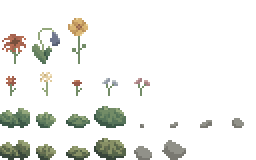
#> input picture tools/src/decor_sheet.png, 128 x 80 px (shown 2 times larger)
$ python make_decor.py
#> lines starting #> are read from the running program, lines starting #| are printed output that depends on the picture; after the words box and inside, x2 and y2 are one past the last pixel; in counts of white or black regions, pixels touching at a corner belong together
#!/usr/bin/env python3
"""Cuts the painted scenery into the game's files.
  tools/src/tree_parts.png  trunk (bare tree with branches), crown (leaf cluster plus two loose clumps) and the crown's ground shadow, laid out on one sheet
  tools/src/leaves.png      falling leaf animation: 60x5 = 4 frames of 15x5, each frame holding 3 leaf variants in 5x5 cells
  tools/src/decor_sheet.png flowers, bushes (two colourings), rocks and pebbles
Output (assets/props/): tree.png + tree.json, leaves.png, decor.png + decor.json (a rectangle per sprite, found automatically and named by position)."""
import json, os, shutil
from PIL import Image
import numpy as np
from scipy import ndimage

ROOT = os.path.dirname(os.path.dirname(os.path.abspath(__file__)))
SRC, OUT = os.path.join(ROOT, 'tools', 'src'), os.path.join(ROOT, 'assets', 'props')
os.makedirs(OUT, exist_ok=True)

# ---- tree: three pieces on one sheet. Offsets are relative to the foot of the trunk.
shutil.copy(os.path.join(SRC, 'tree_parts.png'), os.path.join(OUT, 'tree.png'))
tree = {
    'trunk': {'x': 68, 'y': 8, 'w': 50, 'h': 116, 'ax': 18, 'ay': 116},        # foot of the trunk at (18, 116) inside the trunk rectangle
    'crown': {'x': 120, 'y': 0, 'w': 63, 'h': 85, 'ox': -24, 'oy': -122},        # top-left of the crown, relative to the foot
    'shadow': {'x': 0, 'y': 105, 'w': 52, 'h': 35, 'ox': -26, 'oy': -16},        # top-left of the ground shadow, relative to the foot
}
json.dump(tree, open(os.path.join(OUT, 'tree.json'), 'w'))

# ---- leaves
shutil.copy(os.path.join(SRC, 'leaves.png'), os.path.join(OUT, 'leaves.png'))

# ---- decor sheet: every separate shape (8-connected, at least 6 pixels), named by where it sits
shutil.copy(os.path.join(SRC, 'decor_sheet.png'), os.path.join(OUT, 'decor.png'))
a = np.array(Image.open(os.path.join(SRC, 'decor_sheet.png')).convert('RGBA')); al = a[:, :, 3] > 0
#> further down, a is the input picture: shape (80, 128, 4); mean R, G, B, A 15.2, 16, 12.6, 32.3
#> after `al = a[:, :, 3] > 0`:
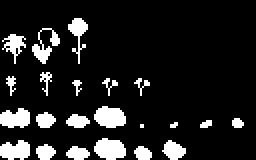
#> al: shape (80, 128) bool (shown 2 times larger); 12.7% white; 22 white regions (4 under 20 px), largest, box (x1, y1, x2, y2) and area: (47, 53, 63, 64) 134, (47, 69, 63, 80) 134, (0, 54, 15, 64) 115
lab, k = ndimage.label(al, structure=np.ones((3, 3))); rects = []
#> after `lab, k = ndimage.label(al, structure=np.ones((3, 3)))`:
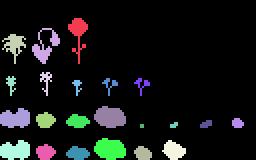
#> lab: shape (80, 128) int32 (shown 2 times larger); 23 distinct labels, from 0 to 22; one colour per label, 0 black
#> after `lab, k = ndimage.label(al, structure=np.ones((3, 3)))`: k = 22
for i, b in enumerate(ndimage.find_objects(lab)):
    m = (lab[b] == i + 1)
    if m.sum() >= 6: rects.append({'x': b[1].start, 'y': b[0].start, 'w': b[1].stop - b[1].start, 'h': b[0].stop - b[0].start})
#> this loop made 22 passes
#> m on pass 16: [[True, True], [True, True]]
#> after the loop, rects = 21 items
rects.sort(key=lambda r: r['x'])
groups = {'big': [], 'small': [], 'bush_a': [], 'bush_b': [], 'pebble': [], 'rock': []}
for r in rects:
    if r['y'] < 36: groups['big'].append(r)
    elif r['y'] < 52: groups['small'].append(r)
    elif r['y'] < 68: groups['pebble' if r['x'] >= 64 else 'bush_a'].append(r)
    else: groups['rock' if r['x'] >= 64 else 'bush_b'].append(r)
#> this loop made 21 passes
#> r on passes 1 to 12: {'x': 0, 'y': 54, 'w': 15, 'h': 10}, {'x': 0, 'y': 70, 'w': 15, 'h': 10}, {'x': 1, 'y': 17, 'w': 12, 'h': 15}, {'x': 3, 'y': 38, 'w': 5, 'h': 10}, {'x': 16, 'y': 14, 'w': 14, 'h': 18}, {'x': 18, 'y': 56, 'w': 10, 'h': 8}, {'x': 18, 'y': 72, 'w': 10, 'h': 8}, {'x': 20, 'y': 36, 'w': 6, 'h': 12}, {'x': 33, 'y': 57, 'w': 12, 'h': 7}, {'x': 33, 'y': 73, 'w': 12, 'h': 7}, {'x': 34, 'y': 9, 'w': 10, 'h': 23}, {'x': 36, 'y': 40, 'w': 5, 'h': 8}
decor = {}
for i, r in enumerate(groups['big'] + groups['small']): decor['flower%d' % i] = r            # flower0-2 big, flower3-7 small
for i, r in enumerate(groups['bush_a'] + groups['bush_b']): decor['bush%d' % i] = r          # bush0-3 one colouring, bush4-7 the other
for i, r in enumerate(groups['rock']): decor['rock%d' % i] = r
for i, r in enumerate(groups['pebble']): decor['pebble%d' % i] = r
for r in decor.values(): r['ax'] = r['w'] // 2; r['ay'] = r['h']                              # anchored at the bottom centre
json.dump(decor, open(os.path.join(OUT, 'decor.json'), 'w'))
print({n: (r['w'], r['h']) for n, r in decor.items()})

$ run again, with assets/props/furnace.png copied over tools/src/decor_sheet.png
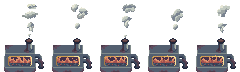
#> input picture assets/props/furnace.png, 240 x 72 px
#> a is the input picture: shape (72, 240, 4); mean R, G, B, A 34, 33.2, 35.5, 79.9
#> `al = a[:, :, 3] > 0`:
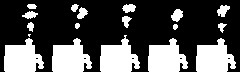
#> al: shape (72, 240) bool; 32.3% white; 18 white regions (1 under 20 px), largest, box (x1, y1, x2, y2) and area: (100, 35, 140, 72) 972, (4, 38, 44, 72) 966, (52, 38, 92, 72) 966
#> `lab, k = ndimage.label(al, structure=np.ones((3, 3)))`:
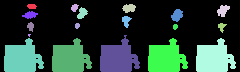
#> lab: shape (72, 240) int32; 19 distinct labels, from 0 to 18; one colour per label, 0 black
#> k = 18
#> the loop `for i, b in enumerate(ndimage.find_objects(lab)):` made 18 passes
#> after the loop `for i, b in enumerate(ndimage.find_objects(lab)):`: rects = 18 items
#> the loop `for r in rects:` made 18 passes
#> r on passes 1 to 8: {'x': 4, 'y': 38, 'w': 40, 'h': 34}, {'x': 22, 'y': 11, 'w': 16, 'h': 8}, {'x': 27, 'y': 4, 'w': 10, 'h': 5}, {'x': 27, 'y': 22, 'w': 7, 'h': 10}, {'x': 28, 'y': 34, 'w': 3, 'h': 3}, {'x': 52, 'y': 38, 'w': 40, 'h': 34}, {'x': 71, 'y': 4, 'w': 8, 'h': 8}, {'x': 75, 'y': 23, 'w': 5, 'h': 6}
